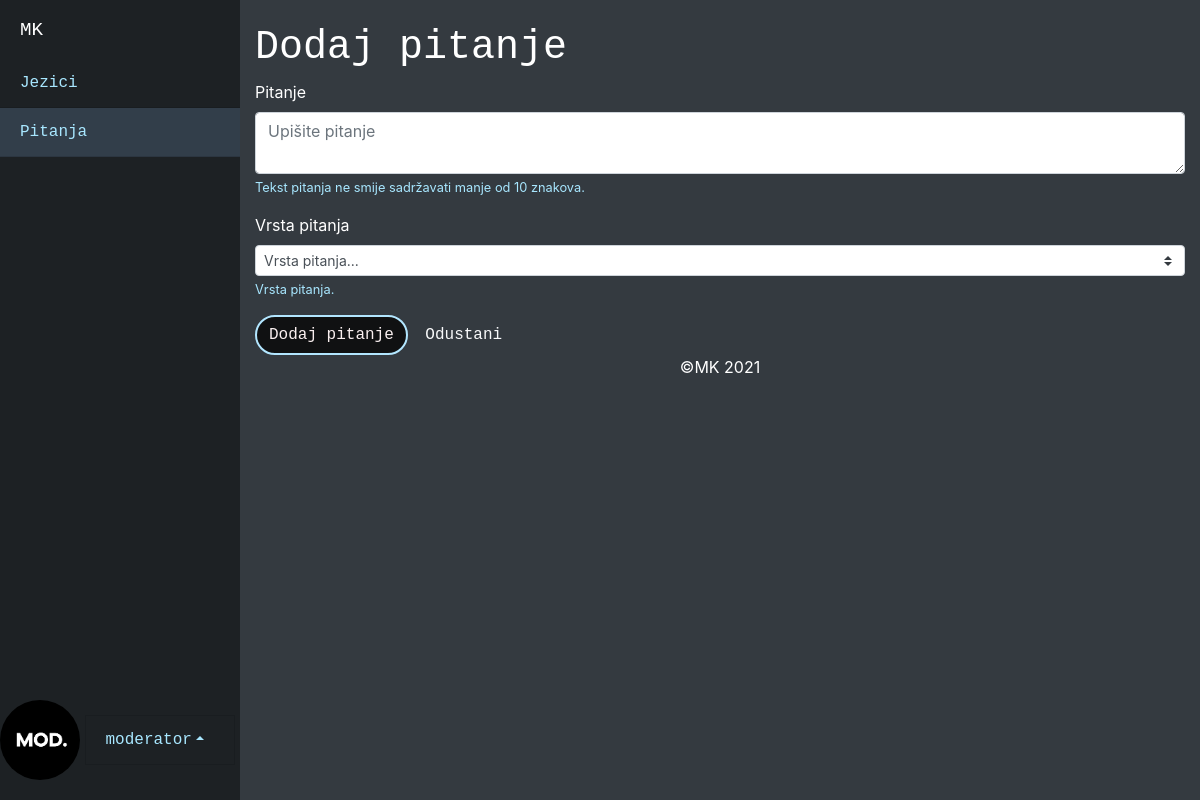
/cms/new_question.php?lid=32 (signed in), run on the app's committed database.
### tables this page shows
CREATE TABLE `user_profile` (
  `id` int(11) NOT NULL,
  `username` varchar(15) NOT NULL,
  `password` varchar(60) NOT NULL,
  `image` varchar(255) DEFAULT NULL,
  `role_code` varchar(3) NOT NULL DEFAULT 'USR'
);

### class/user.php (called while the page is built, shortened)
<?php
class User
{
    private $conn;
    private $table = "user_profile";
    public function __construct($db)
    {
        $this->conn = $db;
    }
    public function getUserById($id)
    {
        $query = "SELECT l.id, l.username, l.image, l.role_code FROM " . $this->table . " l WHERE l.id=?";
        $stmt = $this->conn->prepare($query);
        $stmt->bindParam(1, $id);
        if ($stmt->execute()) {
            if ($stmt->rowCount() > 0) {
                return $stmt;
            } else {
                return false;
            }
        }
    }
}

### cms/new_question.php (the view, shortened to what this page needs)
<?php
include_once("header.php");
include_once("../class/user.php");
$db = connect();
if (isset($_GET['lid'])) {
    $lesson_id = (int)$_GET['lid'];
} else {
    $_SESSION['redirect_message'] = "Greška pri učitavanju sadržaja!";
        header_redirect();
}
if (isset($_SESSION['user_id'])) {
    $user_id = $_SESSION['user_id'];
    $user = new User($db);
    if ($stmt = $user->getUserById($user_id)) {
        $user_row = $stmt->fetch(PDO::FETCH_ASSOC);
        extract($user_row);
        $user_name = $username;
        $avi = $image;
    }
    if (check_user_status() == 1) {
        $menu_items['main'] = array('Jezici','Pitanja', 'Korisnici');
        $menu_links['main'] = array('languages.php','questions.php?lid=' . $lesson_id, 'users.php');
    }else if (check_user_status() == 2) {
        $menu_items['main'] = array('Jezici','Pitanja');
        $menu_links['main'] = array('languages.php','questions.php?lid=' . $lesson_id);
    }
}else {
    $_SESSION['redirect_message'] = "Nije vam dopušten pristup sadržaju!";
        header_redirect();
}
$menu_items['sub'] = array();
$menu_links['sub'] = array();
$category = "Pitanja";
sidemenu($menu_items, $menu_links,$category, $user_id, $user_name, $avi);
?>
<div id="page-content-wrapper">
    <div class="container-fluid">
        <h1 class="mt-4 create-new">Dodaj pitanje</h1>
        <form method="POST" action="">
            <div class="form-group">
                <label for="quest-name">Pitanje</label>
                <textarea class="form-control" id="quest-name" name="quest-name" aria-describedby="questnameHelp" placeholder="Upišite pitanje" <?php if (isset($_POST['quest-name'])) { ?> value="<?php echo $_POST['quest-name'] ?>" <?php } ?>></textarea>
                <small id="questnameHelp" class="form-text text-y">Tekst pitanja ne smije sadržavati manje od 10 znakova.</small>
            </div>
            <div class="form-group">
                <label for="quest-type">Vrsta pitanja</label>
                <select class="form-select custom-select custom-select-sm" name="quest-type" id="quest-type">
                    <option value="0" selected>Vrsta pitanja...</option>
                </select>
                <small id="questtypeHelp" class="form-text text-y">Vrsta pitanja.</small>
            </div>
            <button type="submit" class="btn btn-x">Dodaj pitanje</button>
            <button type="button" onclick="window.history.go(-1);" class="btn btn-y">Odustani</button>
        </form>
    </div>
    <?php
    include_once("footer.php");
    ?>

### functions.php (shortened to what this page needs)
<?php
function sidemenu($menu_items, $menu_links, $category = "Index", $user_id = null, $user_name = null, $avi = null)
{
?>
  <div id="sidebar-wrapper">
    <div class="sidebar-heading"><a class="text-white" style="text-decoration:none;" href="#">MK</a></div>
    <div class="list-group list-group-flush">
      <?php
      $count = 0;
      foreach ($menu_items['main'] as $item) {
        if ($item == $category) {
      ?>
          <a href="<?php echo $menu_links['main'][$count] ?>" class="list-group-item list-group-item-action text-y" style="background-color:#323e4a;"><?php echo $item ?></a>
          <?php
          if (isset($menu_items['sub'])) {
            $count++;
          ?>
          <?php
          }
        } else {
          ?>
          <a href="<?php echo $menu_links['main'][$count] ?>" class="list-group-item list-group-item-action text-y" style="background-color:#1d2124;">
            <?php echo $item ?></a>
        <?php
          $count++;
        }
      }
      if ((!is_null($user_id)) && (!is_null($user_name))) {
        $user_name = htmlspecialchars(strip_tags($user_name));
        ?>
        <div class="user-side fixed-bottom">
          <img src="<?php if (!is_null($avi)) { ?>img/user/<?php echo $avi;
                                                          } else {
                                                            echo 'img/default.jpg';
                                                          } ?>" width="80px" height="auto">
          <div class="btn-group dropup">
            <span class="bg-dark list-group-item list-group-item-action text-y dropdown-toggle" data-toggle="dropdown" aria-haspopup="true" aria-expanded="false" style="background-color:#1d2124 !important;"><?php echo $user_name ?></span>
          </div>
        </div>
      <?php
      }
      ?>
    </div>
  </div>
<?php
}
?>

### cms/css/style.css (style rules this page uses)
#sidebar-wrapper { min-height: 100vh; margin-left: -15rem; -webkit-transition: margin .25s ease-out; -moz-transition: margin .25s ease-out; -o-transition: margin .25s ease-out; transition: margin .25s ease-out; background-color: #1d2124; }
#sidebar-wrapper .sidebar-heading { padding: 0.875rem 1.25rem; font-size: 1.2rem; }
#sidebar-wrapper .list-group { width: 15rem; }
#page-content-wrapper { min-width: 100vw; }
@media (min-width: 768px) { #sidebar-wrapper { margin-left: 0; } }
@media (min-width: 768px) { #page-content-wrapper { min-width: 0; width: 100%; } }
.btn-x { color: #f9efef; border-color: #b2e6ff; background-color: #101112; border-width: 2px; border-radius: 30px; font-family: monospace; }
.btn-y { display: table-cell; color: #f8f9fa; border-radius: 30px; font-family:monospace; }
.text-y { color:rgb(168 231 255); }
.mt-4 { font-family:monospace; padding-bottom: 10px; }
.create-new { padding:0; }
#sidebar-wrapper a { font-family:monospace; }
.user-side { margin-bottom: 20px; }
.user-side span { width: 150px; display: inline-block; font-family:monospace; }
.user-side img { border-radius: 50%; }
button[type='submit'] { position:relative; z-index:1031; }

### data on the page
user_profile: image (picture), username "moderator"

### other printed values
$item "Jezici"
$item "Pitanja"
